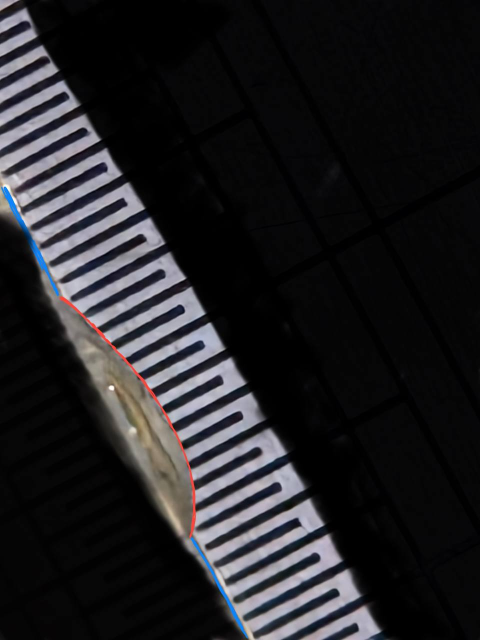
#> input picture exp/exp_data.jpg, 960 x 1280 px (shown at 1/2 size)
$ python dropcv.py
#> lines starting #> are read from the running program, lines starting #| are printed output that depends on the picture; after the words box and inside, x2 and y2 are one past the last pixel; in counts of white or black regions, pixels touching at a corner belong together
#> further down, img is the input picture: shape (1280, 960, 3); mean B, G, R 35.8, 33.2, 33.8
#| Загружен снимок: 960x1280 px
r"""
dropcv.py
=========
Компьютерное зрение для снимка капли (вид сбоку):
  1. извлечение контура капли (порог Оцу + морфология + контуры);
  2. детекция базовой линии (подложки) и угла наклона alpha;
  3. определение точек контакта и измерение левого/правого краевых углов
     (локальная полиномиальная аппроксимация в системе базовой линии);
  4. измерение геометрии: ширина основания, высота, радиус кривизны у вершины;
  5. ADSA-восстановление поверхностного натяжения из формы (осесимметрия);
  6. аннотированная визуализация + экспорт измерений.

Зависит от sim/ (модель Юнга–Лапласа для ADSA-подгонки).
"""
from __future__ import annotations
import sys, os
sys.path.insert(0, os.path.join(os.path.dirname(__file__), "..", "sim"))
from dataclasses import dataclass, field
import numpy as np
import cv2
from scipy.optimize import least_squares

from physics import WATER, Fluid
from drop_axisym import axisym_profile


# ===========================================================================
# 1. Контур капли
# ===========================================================================
# [73 lines left out: functions _multiotsu2, extract_drop_contour, detect_baseline, not called in this run]


# ===========================================================================
# 3+4. Краевые углы и геометрия
# ===========================================================================
@dataclass
class CVMeasurement:
    alpha_deg: float
    theta_left_deg: float
    theta_right_deg: float
    base_width_px: float
    apex_height_px: float
    base_width_mm: float = np.nan
    apex_height_mm: float = np.nan
    apex_radius_mm: float = np.nan
    contact_left_px: tuple = (0, 0)
    contact_right_px: tuple = (0, 0)
    apex_px: tuple = (0, 0)
    sigma_adsa: float = np.nan
    extras: dict = field(default_factory=dict)


# [202 lines left out: functions _project, measure, adsa_fit_surface_tension, not called in this run]


# ===========================================================================
# 7. Калибровка масштаба по линейке (шаг 1/64 дюйма)
#    Линейка наклонена ~-28° в кадре; штрихи под ~+61°.
#    Ищем период вдоль оси линейки через автокорреляцию проекций штрихов.
# ===========================================================================
RULER_STEP_MM = 25.4 / 64   # 1/64 дюйма (~0.397 мм)


def calibrate_ruler(img_bgr, step_mm: float = RULER_STEP_MM,
                    ruler_angle_deg: float = -28.0,
                    debug_path: str | None = None):
    """
    Вычисляет px_per_mm по периоду штрихов линейки.
    ruler_angle_deg — известный угол наклона оси линейки в кадре.
    Возвращает (px_per_mm, period_px).
    """
#> called with step_mm = 0.397, ruler_angle_deg = -28, debug_path = 'exp/out/ruler_debug.png'
    gray = cv2.cvtColor(img_bgr, cv2.COLOR_BGR2GRAY)
    h, w = gray.shape

    # единичный вектор вдоль оси линейки
    a = np.deg2rad(ruler_angle_deg)
    d = np.array([np.cos(a), np.sin(a)])
    n = np.array([-d[1], d[0]])   # перпендикуляр (вдоль штрихов)

    # ROI — нижние 60% кадра (там линейка)
    roi_y = int(h * 0.4)
    gray_roi = gray[roi_y:, :]
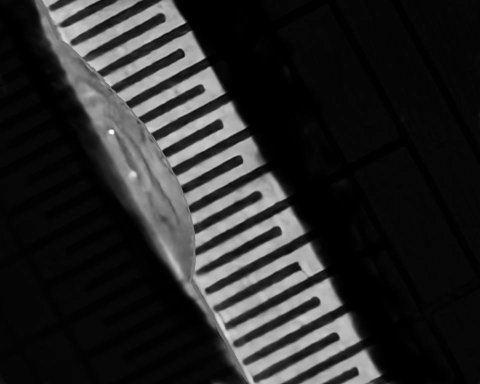
#> gray_roi: shape (768, 960) (shown at 1/2 size); min 0, max 254, mean 40
    edges = cv2.Canny(gray_roi, 20, 70)
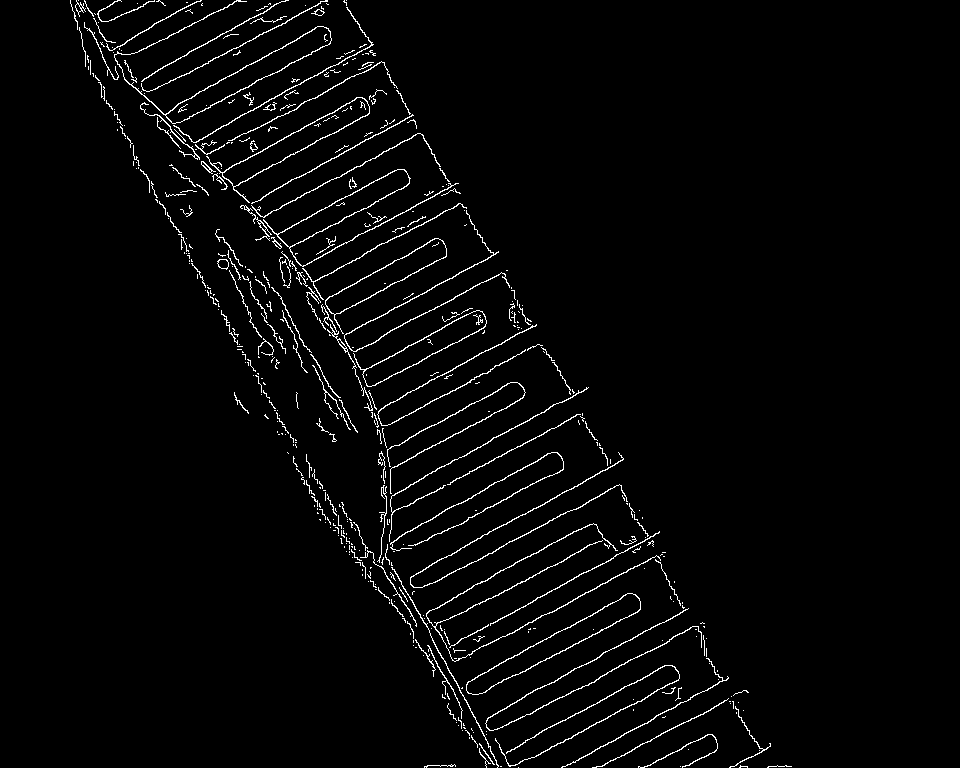
#> edges: shape (768, 960); 2.6% white in thin lines or dots, all inside (x1, y1, x2, y2) = (70, 0, 792, 768)

    # проецируем точки края на ось линейки
    ys_idx, xs_idx = np.where(edges > 0)
#> ys_idx = 19263 values from 0 to 767; xs_idx = 19263 values, max 791 at index 19236, min 70 at index 0, mean 397.5
    if len(xs_idx) < 20:
        raise RuntimeError("Слишком мало краёв в ROI")
    pts = np.stack([xs_idx, ys_idx + roi_y], axis=1).astype(float)
#> pts = 19263 pairs, first value 70 to 791, second value 512 to 1279
    origin = np.array([w / 2, h / 2], float)
    s = (pts - origin) @ d   # координата вдоль линейки
#> s = 19263 values, max -24.93 at index 19236, min -349.4 at index 19237, mean -187.7
    t = (pts - origin) @ n   # поперёк (вдоль штрихов)
#> t = 19263 values, max 709.3 at index 19236, min -305.5 at index 0, mean 177.2

    # отбираем точки в полосе ±band вдоль оси линейки (сама линейка ~300 px шириной)
    band = 400
    sel = np.abs(t) < band
    if sel.sum() < 20:
        raise RuntimeError("Точки внутри полосы линейки не найдены")
    s_pts = s[sel]
#> s_pts = 14414 values, max -26.23 at index 10272, min -344.1 at index 10673, mean -194.4

    # автокорреляция гистограммы вдоль s
    s_min, s_max = s_pts.min(), s_pts.max()
#> s_min = -344.1; s_max = -26.23
    n_bins = min(int(s_max - s_min) + 1, 4000)
#> n_bins = 318
    hist, _ = np.histogram(s_pts, bins=n_bins, range=(s_min, s_max))
#> hist = 318 values, max 132 at index 29, min 0 at index 7, mean 45.33
    hist = hist.astype(float)
    hist -= hist.mean()
#> hist = 318 values, max 86.67 at index 29, min -45.33 at index 7, mean -2.15e-15
    acorr = np.correlate(hist, hist, mode="full")[len(hist) - 1:]
#> acorr = 318 values, max 168820 at index 0, min -29853.4 at index 192, mean 265.4
    acorr[0] = 0

    # первый значимый пик (период штриха: ожидаем 10–200 px)
    peaks = [(acorr[i], i) for i in range(8, min(300, len(acorr) - 1))
             if acorr[i] > acorr[i-1] and acorr[i] > acorr[i+1]]
#> peaks = 20 items, first 6: (-6362.4, 20), (45408.5, 33), (15338.3, 58), (-4609, 68), (-12211, 76), (14238.4, 90)
    if not peaks:
        raise RuntimeError("Период штрихов не найден")
    period_px = float(max(peaks, key=lambda x: x[0])[1])
#> period_px = 33
    px_per_mm = period_px / step_mm
#> px_per_mm = 83.15

    if debug_path:
        dbg = img_bgr.copy()
        # рисуем ось линейки через центр
        p1 = (origin + d * (-w * 0.6)).astype(int)
        p2 = (origin + d * (w * 0.6)).astype(int)
        cv2.line(dbg, tuple(p1), tuple(p2), (0, 255, 0), 3)
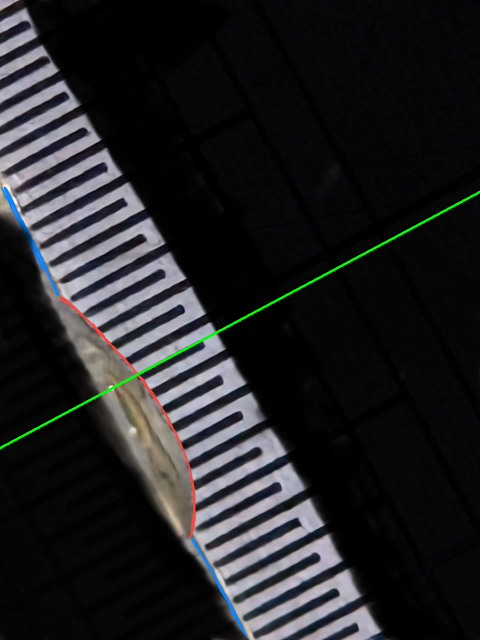
#> dbg: shape (1280, 960, 3) (shown at 1/2 size); 0.43% of pixels changed, all inside (x1, y1, x2, y2) = (0, 381, 960, 899)
        small = cv2.resize(dbg, (dbg.shape[1] // 4, dbg.shape[0] // 4))
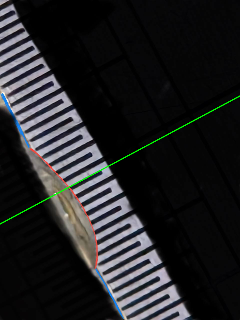
#> small: shape (320, 240, 3); mean B, G, R 35.7, 34.3, 33.8
#| Калибровка: период=33.0 px, px/mm=83.15
        cv2.imwrite(debug_path, small)

    return px_per_mm, period_px


# ===========================================================================
# 8. Извлечение разметки из цветного фото (синяя линия + красный контур)
# ===========================================================================

def extract_colored_markup(img_bgr):
    """
    Извлекает из фото с ручной разметкой:
      - синюю линию  -> базовая линия (поверхность зеркала)
      - красную кривую -> профиль капли
    Возвращает (baseline_pts, drop_pts) — массивы пикселей Nx2.
    """
    hsv = cv2.cvtColor(img_bgr, cv2.COLOR_BGR2HSV)
#> hsv: shape (1280, 960, 3); mean H, S, V 42, 20.5, 37.1

    # синий: H=100-130
    blue_mask = cv2.inRange(hsv,
                            np.array([95, 80, 80]),
                            np.array([135, 255, 255]))
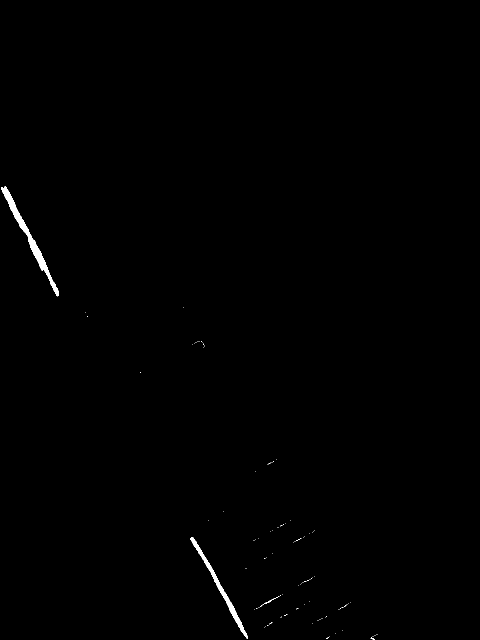
#> blue_mask: shape (1280, 960) (shown at 1/2 size); 0.38% white; 104 white regions (100 under 20 px), largest, box (x1, y1, x2, y2) and area: (2, 373, 118, 593) 2578, (381, 1074, 496, 1278) 1763, (520, 1192, 559, 1214) 62, (741, 1274, 749, 1280) 21
    blue_mask = cv2.morphologyEx(blue_mask, cv2.MORPH_CLOSE,
                                 np.ones((7, 7), np.uint8))
#> blue_mask: shape (1280, 960); 0.38% white; 99 white regions (95 under 20 px), largest, box (x1, y1, x2, y2) and area: (0, 373, 118, 593) 2601, (381, 1074, 496, 1280) 1770, (520, 1192, 559, 1214) 62, (741, 1270, 751, 1280) 54

    # красный: H=0-10 или 165-180
    red_mask1 = cv2.inRange(hsv, np.array([0,  80, 80]), np.array([10,  255, 255]))
#> red_mask1: shape (1280, 960); 0.25% white; 8 white regions (3 under 20 px), largest, box (x1, y1, x2, y2) and area: (170, 637, 318, 810) 1212, (378, 936, 392, 1077) 817, (335, 836, 379, 937) 502, (118, 592, 172, 638) 387, (320, 811, 337, 839) 134
#> (the rest of the program and of its run is left out)
